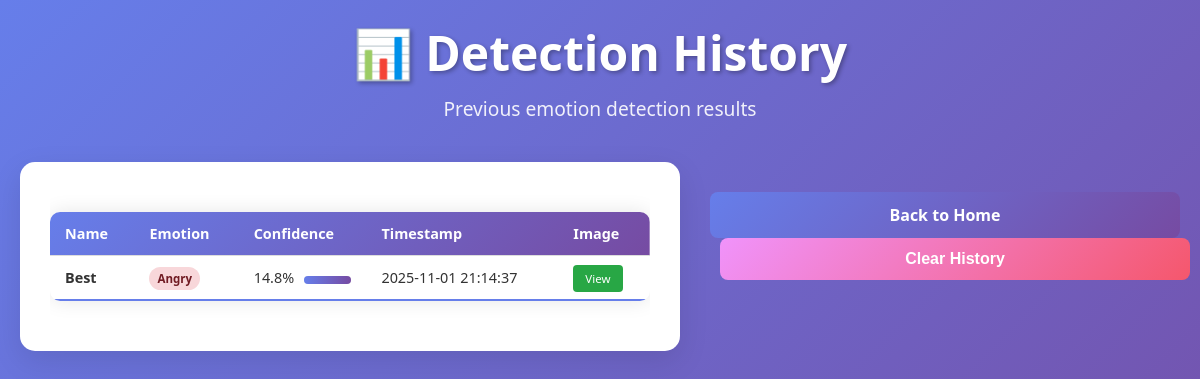
Page /history on the earlier database version.
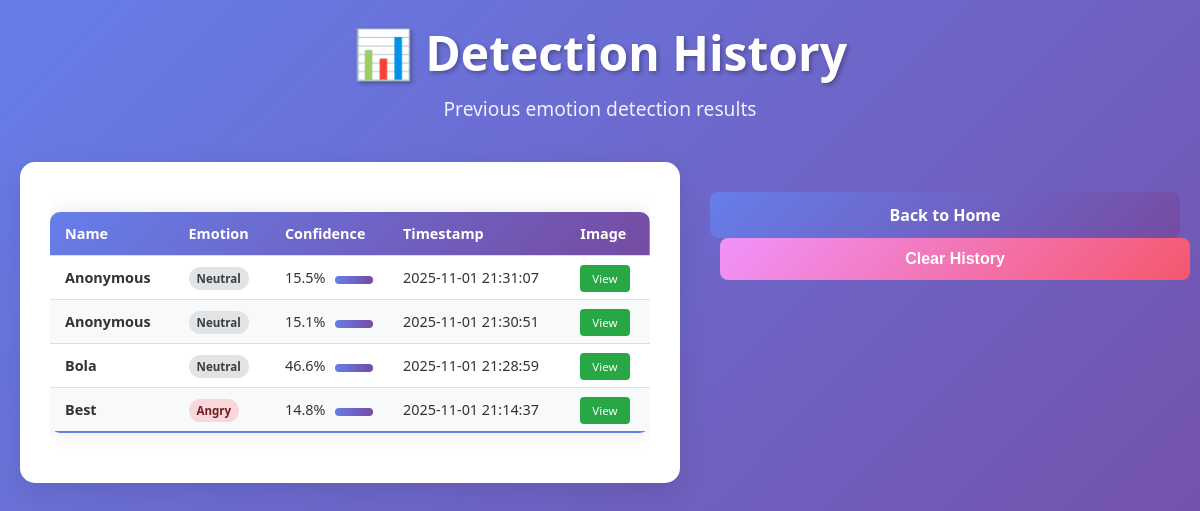
Same page on the later database version.
### tables this page shows
CREATE TABLE detection_history
                 (id INTEGER PRIMARY KEY AUTOINCREMENT,
                  name TEXT,
                  image_path TEXT,
                  emotion TEXT,
                  confidence REAL,
                  timestamp DATETIME,
                  is_online BOOLEAN);

### app.py (the view)
@app.route('/history')
def history():
    conn = sqlite3.connect('emotion_detection.db', check_same_thread=False)
    c = conn.cursor()
    c.execute('''
        SELECT id, name, image_path, emotion, confidence, timestamp
        FROM detection_history
        ORDER BY timestamp DESC
        LIMIT 50
    ''')
    history_data = c.fetchall()
    conn.close()
    return render_template('history.html', history=history_data)

### templates/history.html (shortened to what the changed rows need)
<!DOCTYPE html>
<html lang="en">
<head>
    <link rel="stylesheet" href="{{ url_for('static', filename='css/style.css') }}">
</head>
<body>
    <div class="container">
        <header>
            <h1>📊 Detection History</h1>
        </header>
        <div class="main-content">
            <div class="history-container">
                {% if history %}
                <div style="overflow-x: auto;">
                    <table class="history-table">
                        <thead>
                            <tr>
                                <th>Name</th>
                                <th>Emotion</th>
                                <th>Confidence</th>
                                <th>Timestamp</th>
                                <th>Image</th>
                            </tr>
                        </thead>
                        <tbody>
                            {% for record in history %}
                            <tr>
                                <td><strong>{{ record[1] or 'Anonymous' }}</strong></td>
                                <td>
                                    {% set emotion = record[3] %}
                                    {% if emotion is string %}
                                        {% set emotion_class = emotion.lower() %}
                                    {% else %}
                                        {% set emotion_class = 'neutral' %}
                                    {% endif %}
                                    <span class="emotion-badge emotion-{{ emotion_class }}">
                                        {{ emotion }}
                                    </span>
                                </td>
                                <td>
                                    <div style="display: flex; align-items: center; gap: 10px;">
                                        <span>
                                            {% if record[4] is number %}
                                                {{ "%.1f"|format(record[4] * 100) }}%
                                            {% else %}
                                                0.0%
                                            {% endif %}
                                        </span>
                                        <div class="confidence-bar" style="flex-grow: 1;">
                                            <div class="confidence-fill" style="width:
                                                {% if record[4] is number %}
                                                    {{ record[4] * 100 }}
                                                {% else %}
                                                    0
                                                {% endif %}%;">
                                            </div>
                                        </div>
                                    </div>
                                </td>
                                <td>
                                    {% if record[5] %}
                                        {{ record[5].split('.')[0] if '.' in record[5] else record[5] }}
                                    {% else %}
                                        N/A
                                    {% endif %}
                                </td>
                                <td>
                                    {% if record[2] %}
                                    <a href="/{{ record[2] }}" target="_blank" class="btn-view">View</a>
                                    {% else %}
                                    <span style="color: #6c757d;">No image</span>
                                    {% endif %}
                                </td>
                            </tr>
                            {% endfor %}
                        </tbody>
                    </table>
                </div>
                {% endif %}
            </div>
        </div>
    </div>
</body>
</html>

Differences in the rows shown:
added detection_history: name "Anonymous", emotion "Neutral", record[4]*100 "15.5", timestamp "2025-11-01 21:31:07"
added detection_history: name "Anonymous", emotion "Neutral", record[4]*100 "15.1", timestamp "2025-11-01 21:30:51"
added detection_history: name "Bola", emotion "Neutral", record[4]*100 "46.6", timestamp "2025-11-01 21:28:59"
